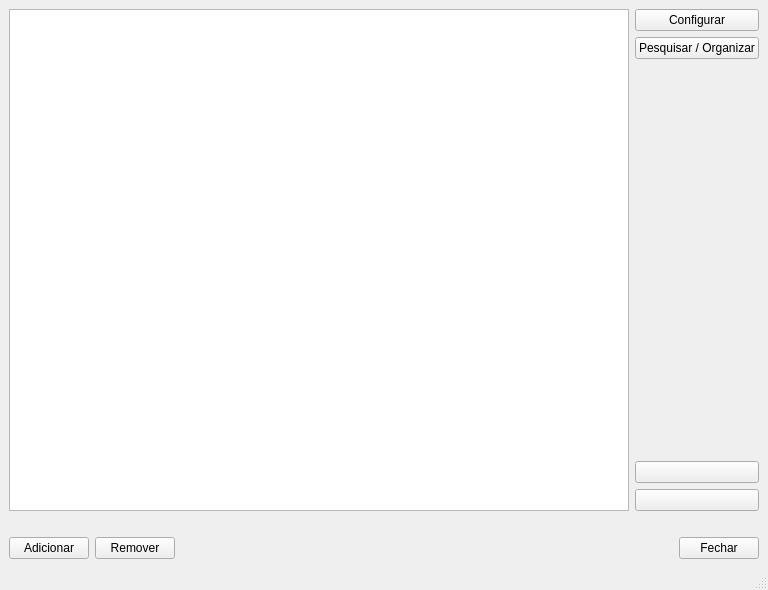
<?xml version="1.0" encoding="UTF-8"?>
<ui version="4.0">
 <class>MainWindow</class>
 <widget class="QMainWindow" name="MainWindow">
  <property name="geometry">
   <rect>
    <x>0</x>
    <y>0</y>
    <width>768</width>
    <height>590</height>
   </rect>
  </property>
  <property name="windowTitle">
   <string>File Mx Cloud Beta</string>
  </property>
  <widget class="QWidget" name="centralwidget">
   <layout class="QGridLayout" name="gridLayout">
    <item row="0" column="1">
     <layout class="QVBoxLayout" name="verticalLayout_3">
      <item>
       <widget class="QPushButton" name="PBConfigurar">
        <property name="sizePolicy">
         <sizepolicy hsizetype="Minimum" vsizetype="Fixed">
          <horstretch>0</horstretch>
          <verstretch>0</verstretch>
         </sizepolicy>
        </property>
        <property name="text">
         <string>Configurar</string>
        </property>
       </widget>
      </item>
      <item>
       <widget class="QPushButton" name="PBSearchSort">
        <property name="sizePolicy">
         <sizepolicy hsizetype="Minimum" vsizetype="Fixed">
          <horstretch>0</horstretch>
          <verstretch>0</verstretch>
         </sizepolicy>
        </property>
        <property name="text">
         <string>Pesquisar / Organizar</string>
        </property>
       </widget>
      </item>
      <item>
       <spacer name="verticalSpacer">
        <property name="orientation">
         <enum>Qt::Vertical</enum>
        </property>
        <property name="sizeHint" stdset="0">
         <size>
          <width>20</width>
          <height>18</height>
         </size>
        </property>
       </spacer>
      </item>
     </layout>
    </item>
    <item row="1" column="1">
     <layout class="QVBoxLayout" name="verticalLayout_4">
      <item>
       <widget class="QPushButton" name="PBOpen">
        <property name="sizePolicy">
         <sizepolicy hsizetype="Minimum" vsizetype="Fixed">
          <horstretch>0</horstretch>
          <verstretch>0</verstretch>
         </sizepolicy>
        </property>
        <property name="text">
         <string/>
        </property>
       </widget>
      </item>
      <item>
       <widget class="QPushButton" name="PBOpen_2">
        <property name="sizePolicy">
         <sizepolicy hsizetype="Minimum" vsizetype="Fixed">
          <horstretch>0</horstretch>
          <verstretch>0</verstretch>
         </sizepolicy>
        </property>
        <property name="text">
         <string/>
        </property>
       </widget>
      </item>
     </layout>
    </item>
    <item row="2" column="0">
     <spacer name="horizontalSpacer_3">
      <property name="orientation">
       <enum>Qt::Horizontal</enum>
      </property>
      <property name="sizeHint" stdset="0">
       <size>
        <width>457</width>
        <height>20</height>
       </size>
      </property>
     </spacer>
    </item>
    <item row="3" column="0" colspan="2">
     <layout class="QGridLayout" name="gridLayout_3">
      <item row="0" column="0">
       <widget class="QPushButton" name="PBAdicionar">
        <property name="text">
         <string>Adicionar</string>
        </property>
       </widget>
      </item>
      <item row="0" column="3">
       <widget class="QPushButton" name="PBFechar">
        <property name="text">
         <string>Fechar</string>
        </property>
       </widget>
      </item>
      <item row="0" column="2">
       <spacer name="horizontalSpacer">
        <property name="orientation">
         <enum>Qt::Horizontal</enum>
        </property>
        <property name="sizeHint" stdset="0">
         <size>
          <width>168</width>
          <height>20</height>
         </size>
        </property>
       </spacer>
      </item>
      <item row="0" column="1">
       <widget class="QPushButton" name="PBRemover">
        <property name="text">
         <string>Remover</string>
        </property>
       </widget>
      </item>
     </layout>
    </item>
    <item row="0" column="0" rowspan="2">
     <widget class="QTableWidget" name="TVFiles"/>
    </item>
   </layout>
   <zorder>horizontalSpacer_3</zorder>
   <zorder>TVFiles</zorder>
  </widget>
  <widget class="QStatusBar" name="statusbar"/>
 </widget>
 <resources/>
 <connections/>
</ui>
